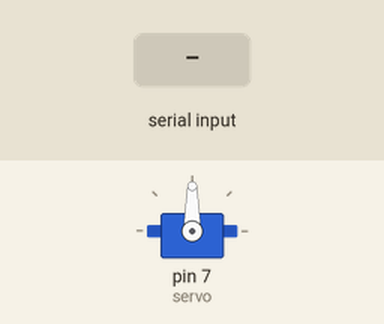
Bench run of a sketch on a simulated Arduino Uno, built with avr-gcc and run on an emulated ATmega328P. On the bench: servo. The inputs (shaded band) are chosen by the test bench.

Above: at 1.2 s.
1.3 s: "S" received over Serial
At 2.0 s:
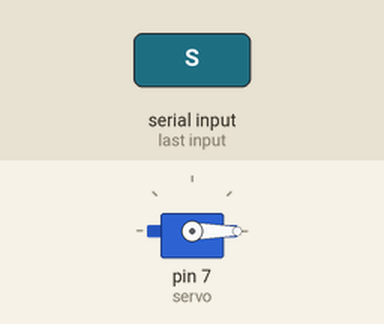
2.8 s: "O" received over Serial
At 3.1 s:
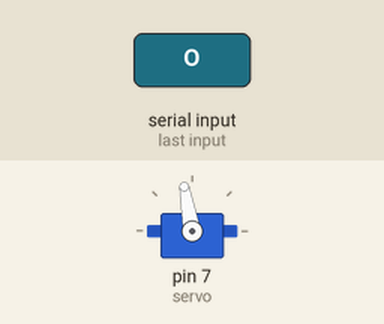
Timing chart, 0 to 5.8 s (numbered marks = the images above; inputs shaded):
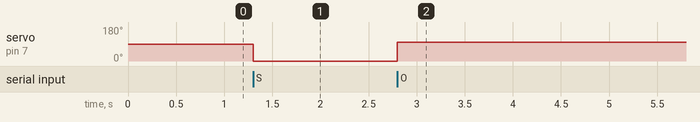

The sketch:

servo_mortor.ino
```cpp
#include<Servo.h>
Servo servo;
int angle = 0;

void setup()
{
  servo.attach(7);
  Serial.begin(9600);
}

void loop()
{
  if(Serial.available())
  {
    char in_data;
    in_data = Serial.read();
    if(in_data=='S')
    {
      servo.write(-90);
    //  if(angle == 180)
    //  {
     //   angle = 0;
      //}
    }
    else if(in_data == 'O')
    {
     servo.write(100);
    }
   // servo.write(angle);
  }
}
```

Measured:
- after the input at 1.3 s, servo on pin 7 (servo): 90° → 0° at once
- after the input at 2.8 s, servo on pin 7 (servo): 0° → 100° at once
